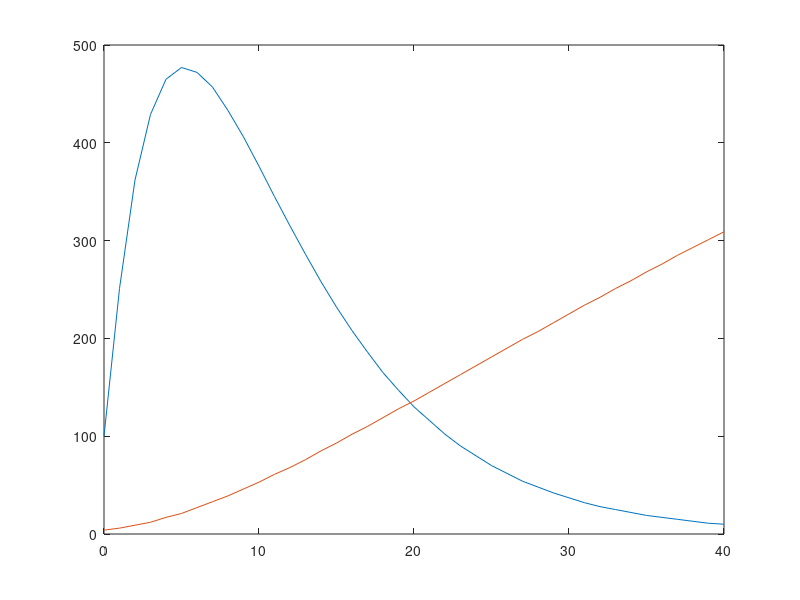

The MATLAB source for this figure:
clc;clear
%%SEIR  Transmission  dynamics  model  of  2019  nCoV coronavirus  with  considering  the  weak  infectious  ability  and changes in latency duration%%%%%%
%%Shi Pengpeng,Cao Shengli,Feng Peihua,Completed on Jan 5th, first released on Jan 7th%%
%%This latest modified version was released on Feb. 10th, 2020%%
%% Model parameters
c=3.6;beta=6.93e-11;delta_I=0.13; 
delta_q=0.13;gama_I=0.003; gama_H=0.009; q=9e-7; alpha=0.0001;theta=0.6;
lam=1/14; T=40; t=0.1; NN=T/t;
%% Initial values
%%S=13.95e8; E=4007; I=776; Sq=8420;Eq=3000; H=I+Eq; R=34; De=25;
S=1.3331e4; E=889; I=100; Sq=358; Eq=64; H=164; R=4; 
AA=[S E I Sq Eq H R];
for ii=1:NN
	%% Modified SEIR Transmission dynamics model   
	sigma=(1/7-1/3)./(1+exp((ii*t-4)./ii*t/0.2))+1/3;
	dS = -(beta*c+c*q*(1-beta))*S*(I+theta*E)+lam*Sq;
	dE = beta*c*(1-q)*S*(I+theta*E)-sigma*E;
	dI = sigma*E-(delta_I+alpha+gama_I)*I;
	dSq =(1-beta)*c*q*S*(I+theta*E)-lam*Sq;
	dEq = beta*c*q*S*(I+theta*E)-delta_q*Eq;
	dH = delta_I*I+delta_q*Eq-(alpha+gama_H)*H;
	dR = gama_I*I+gama_H*H;dDe = alpha*(I+H);
	%% Euler integration algorithm
	 S =S+dS*t;
	E = E+dE*t;
	I = I+dI*t;
	Sq = Sq+dSq*t;
	Eq = Eq+dEq*t;
	H = H+dH*t;
	R = R+dR*t;
	AA=[AA; S E I Sq Eq H R];
	end
%% Theoretical estimation
Infected(:,1)= round(AA(1:1/t:size(AA,1),3));
Cured(:,1)=round(AA(1:1/t:size(AA,1),7));
plot(0:T,[Infected Cured])
%% raw data
hold on
data_Infected=[776 776	1218 1880 2630 4369 5762 7440 9336 11319	13779	16402	19413	22980 26343	29034	31826	33788 36043	37693]';
data_Cured=[34 34   38  49  51  60  103 126 171 243 328 475 632 892 1153 1540 2050 2651 3283 3998]';
%%plot([1:length(data_Infected)]'-1,[data_Infected data_Cured],'*')